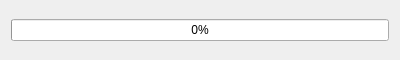
<?xml version="1.0" encoding="UTF-8"?>
<ui version="4.0">
 <class>GeneratorProgress</class>
 <widget class="QDialog" name="GeneratorProgress">
  <property name="windowModality">
   <enum>Qt::ApplicationModal</enum>
  </property>
  <property name="geometry">
   <rect>
    <x>0</x>
    <y>0</y>
    <width>400</width>
    <height>60</height>
   </rect>
  </property>
  <property name="minimumSize">
   <size>
    <width>400</width>
    <height>60</height>
   </size>
  </property>
  <property name="maximumSize">
   <size>
    <width>400</width>
    <height>64</height>
   </size>
  </property>
  <property name="windowTitle">
   <string>Generating map</string>
  </property>
  <property name="modal">
   <bool>true</bool>
  </property>
  <layout class="QGridLayout" name="gridLayout">
   <item row="0" column="0">
    <widget class="QProgressBar" name="progressBar">
     <property name="value">
      <number>0</number>
     </property>
    </widget>
   </item>
  </layout>
 </widget>
 <resources/>
 <connections/>
</ui>
